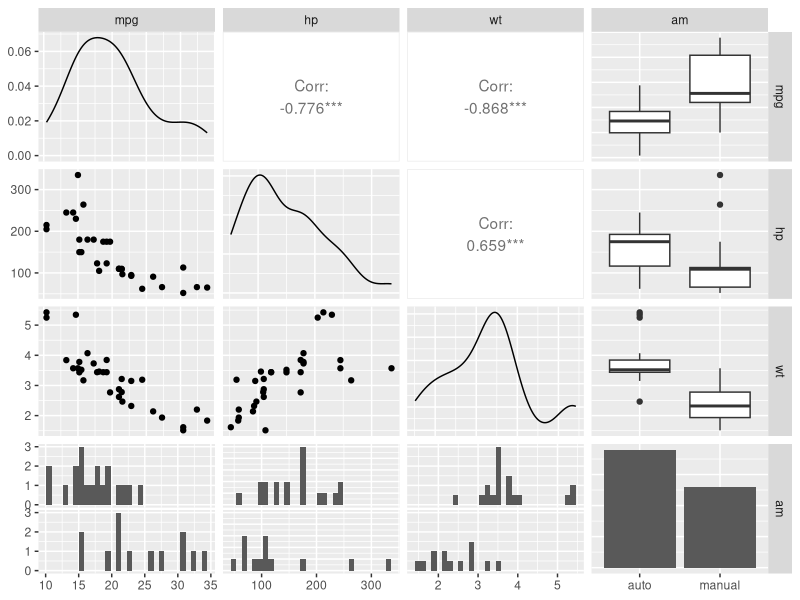
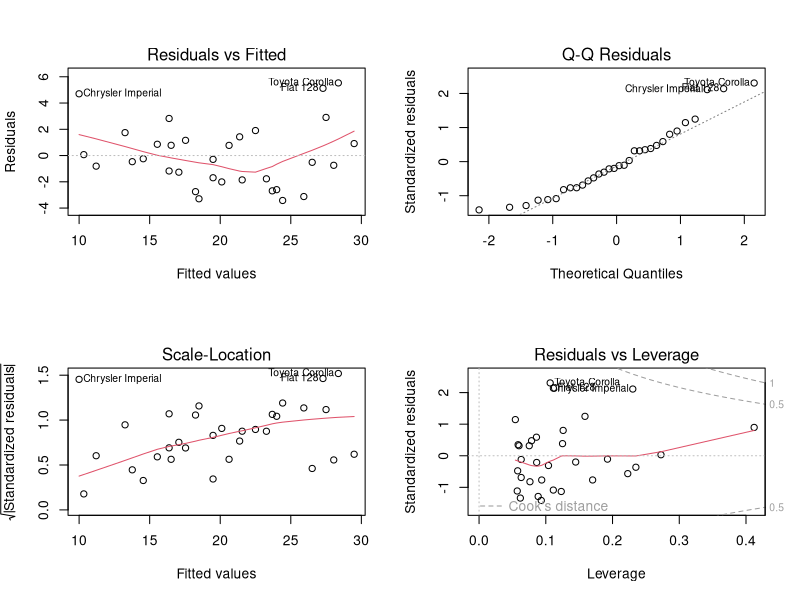

Generate these figures, in order, with R:
## ---- chunk 1
library(knitr)
opts_chunk$set(fig.width=5.5, fig.height=5.5)
## ---- chunk 2
library(GGally)
data(mtcars)
mtcars2 <- mtcars
mtcars2$am <- as.factor(mtcars2$am)
levels(mtcars2$am) <- c("auto","manual")
ggpairs(mtcars2[,c(1,4,6,9)])
## ---- chunk 3
modelFit <- lm(mpg ~ hp + wt + am, data=mtcars2)
summary(modelFit)
## ---- chunk 4
par(mfrow=c(2,2),bg="white")
plot(modelFit)
